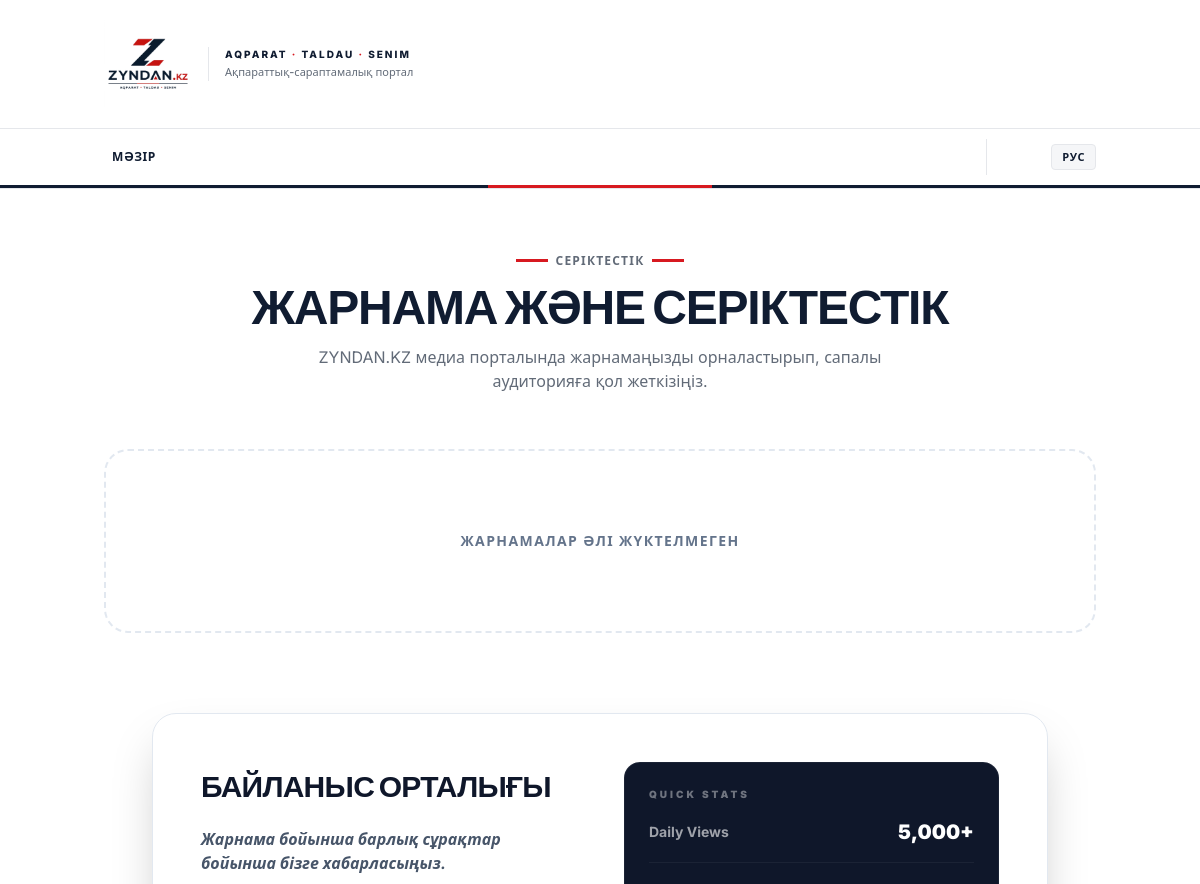
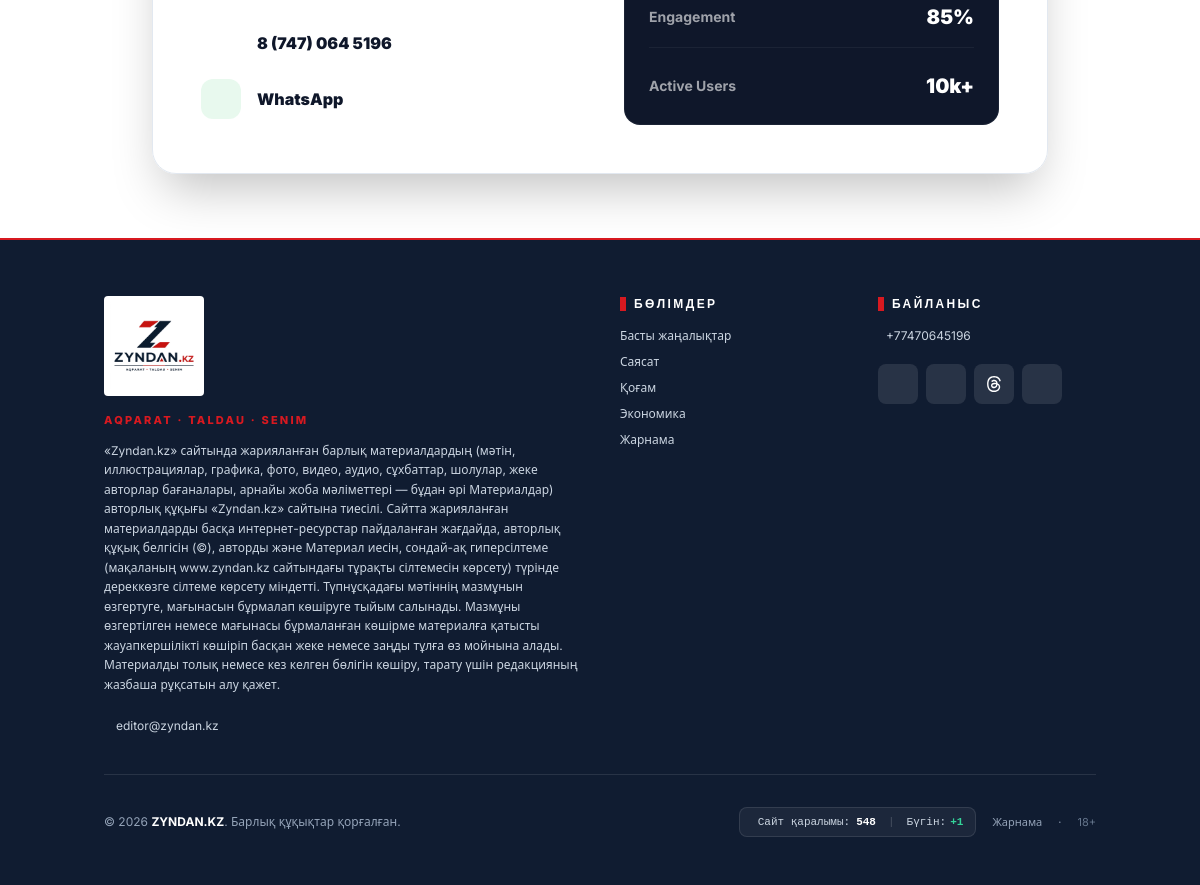
The page /ads on the database as committed earlier (2 pictures, top to bottom).
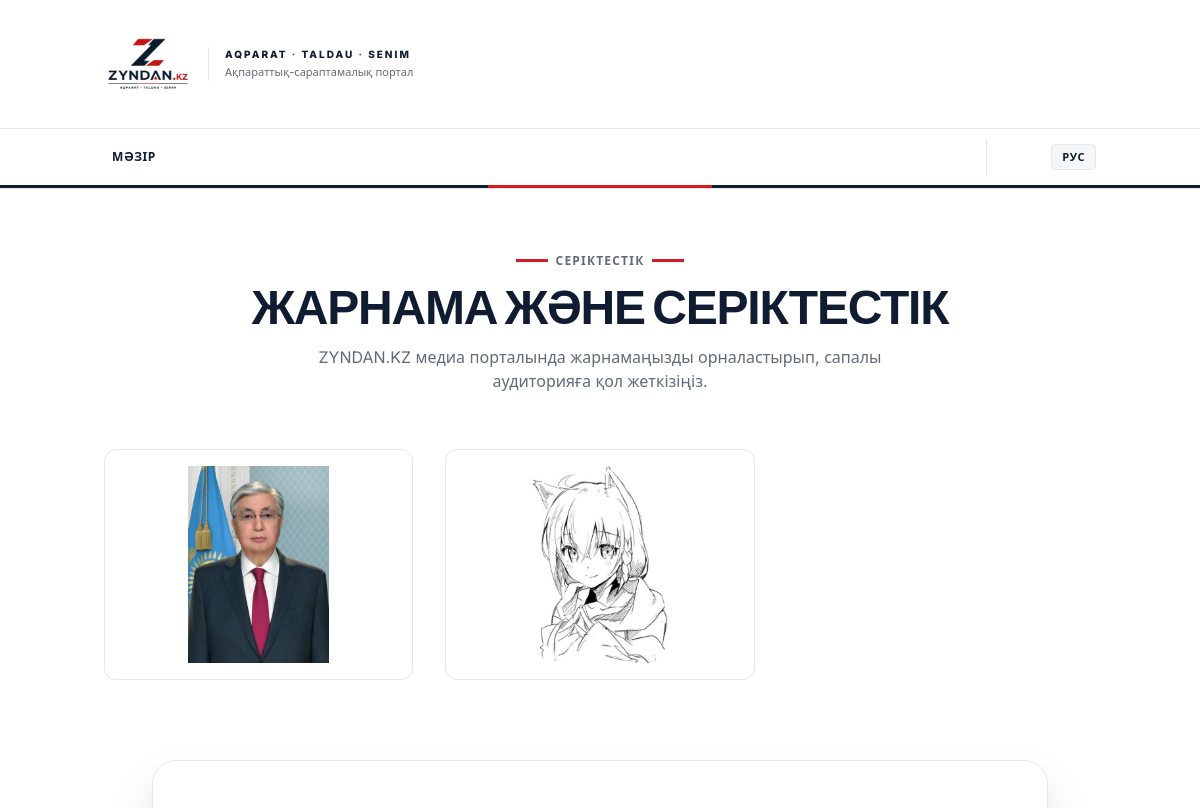
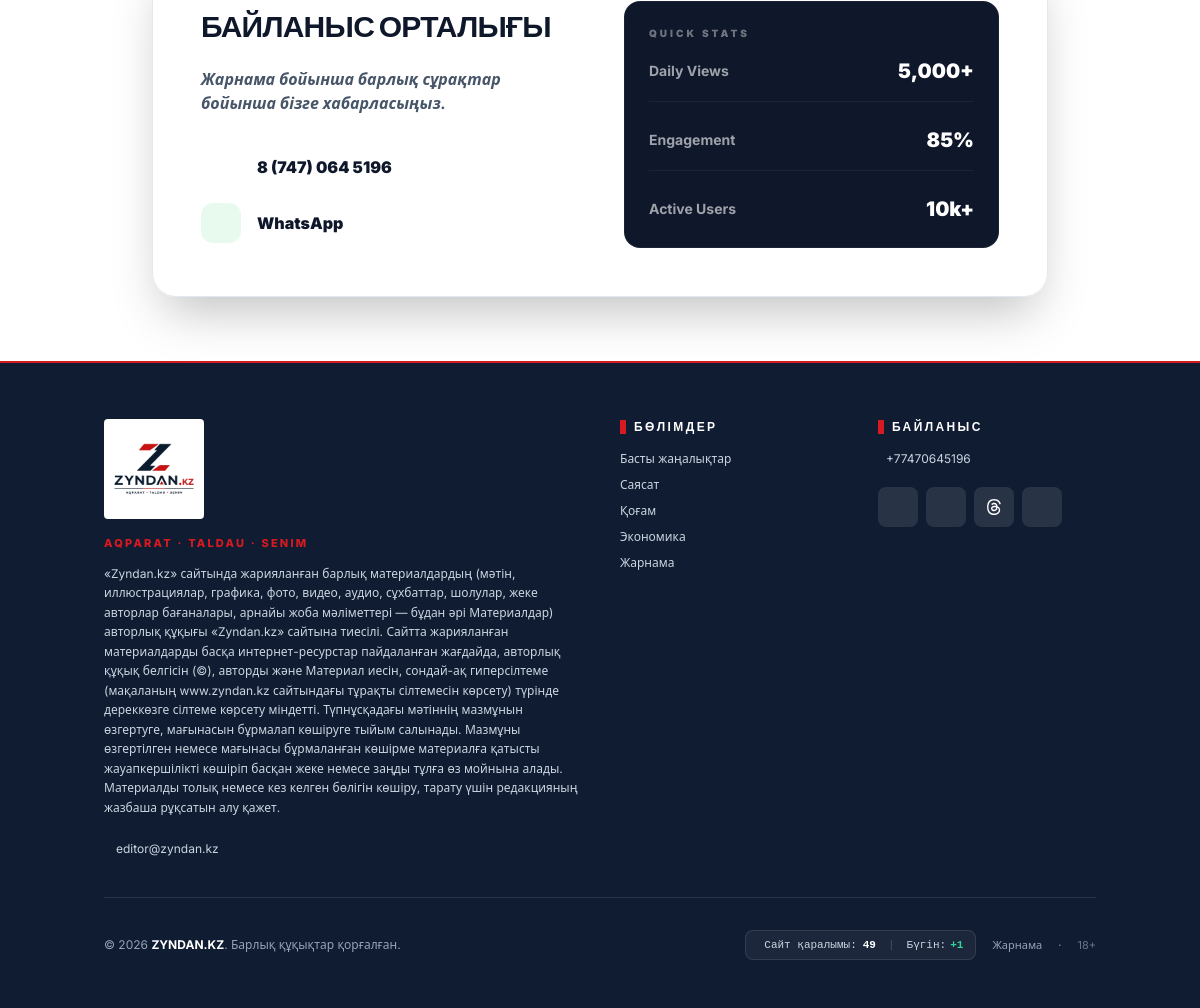
The same page on the database as committed later (2 pictures, top to bottom).
### tables this page shows
CREATE TABLE `ads` (
  `id` int NOT NULL AUTO_INCREMENT,
  `image` varchar(255) NOT NULL,
  `link` varchar(500) DEFAULT NULL,
  `title` varchar(255) DEFAULT NULL,
  `position` enum('sidebar','content_bottom') DEFAULT 'sidebar',
  `status` enum('active','inactive') DEFAULT 'active',
  `created_at` timestamp NULL DEFAULT CURRENT_TIMESTAMP,
  PRIMARY KEY (`id`)
);

### app/views/ad/index.php (the view, shortened to what the changed rows need)
<?php
require_once __DIR__ . '/../partials/_header.php';
require_once __DIR__ . '/../partials/_navigation.php';
?>
<main class="container mx-auto px-3 sm:px-4 py-6 sm:py-10 md:py-16">
    <div class="max-w-3xl mx-auto text-center mb-8 sm:mb-14">
        <div class="flex items-center justify-center gap-2 mb-3">
            <span class="w-8 h-[2.5px] bg-zyndan-red"></span>
            <span class="text-xs font-bold uppercase tracking-widest text-zyndan-muted"><?= $lang === 'kz' ? 'Серіктестік' : 'Сотрудничество' ?></span>
            <span class="w-8 h-[2.5px] bg-zyndan-red"></span>
        </div>
        <h1 class="text-2xl sm:text-3xl md:text-5xl font-black text-zyndan-navy dark:text-white uppercase tracking-tight mb-3 sm:mb-4">
            <?= $lang === 'kz' ? 'Жарнама және серіктестік' : 'Реклама на портале' ?>
        </h1>
        <p class="text-sm sm:text-base text-zyndan-muted font-normal leading-relaxed max-w-xl mx-auto">
            <?= $lang === 'kz'
                ? 'ZYNDAN.KZ медиа порталында жарнамаңызды орналастырып, сапалы аудиторияға қол жеткізіңіз.'
                : 'Разместите рекламу на портале ZYNDAN.KZ и охватите качественную целевую аудиторию.' ?>
        </p>
    </div>
    <div class="grid grid-cols-1 md:grid-cols-2 lg:grid-cols-3 gap-8 mb-20">
        <?php if (!empty($ads)): ?>
            <?php foreach ($ads as $ad): ?>
                <div class="group relative overflow-hidden rounded-xl border border-zyndan-border zyndan-card bg-white dark:bg-zyndan-navy p-4 aspect-[4/3] flex items-center justify-center">
                    <a href="<?= htmlspecialchars($ad['link'] ?? '#') ?>" target="_blank"
                        class="block w-full h-full relative overflow-hidden rounded-lg">
                        <img src="/uploads/large/<?= $ad['image'] ?>" alt="<?= htmlspecialchars($ad['title'] ?? 'Реклама') ?>"
                            class="w-full h-full object-contain transition-transform duration-500 group-hover:scale-105"
                            loading="lazy">
                    </a>
                </div>
            <?php endforeach; ?>
        <?php else: ?>
            <div
                class="col-span-full py-20 text-center border-2 border-dashed border-slate-200 dark:border-white/5 rounded-3xl">
                <p class="text-slate-500 dark:text-slate-500 font-bold uppercase tracking-widest text-sm">
                    <?= $lang === 'kz' ? 'Жарнамалар әлі жүктелмеген' : 'Рекламные баннеры еще не загружены' ?>
                </p>
            </div>
        <?php endif; ?>
    </div>
    <div
        class="max-w-4xl mx-auto glass rounded-2xl sm:rounded-3xl p-5 sm:p-8 md:p-12 border border-slate-200 dark:border-white/10 shadow-2xl relative overflow-hidden">
        <div class="absolute -top-24 -right-24 w-64 h-64 bg-brand/5 rounded-full filter blur-[100px]"></div>
        <div class="grid grid-cols-1 md:grid-cols-2 gap-8 sm:gap-12 items-center relative z-10">
            <div>
                <h2
                    class="text-2xl md:text-3xl font-black text-slate-900 dark:text-white mb-6 uppercase tracking-tight">
                    <?= $lang === 'kz' ? 'Байланыс орталығы' : 'Свяжитесь с нами' ?>
                </h2>
                <p class="text-slate-600 dark:text-slate-400 font-bold mb-8 italic">
                    <?= $lang === 'kz'
                        ? 'Жарнама бойынша барлық сұрақтар бойынша бізге хабарласыңыз.'
                        : 'По всем вопросам размещения рекламы обращайтесь к нашим менеджерам.' ?>
                </p>
                <div class="space-y-4">
                    <a href="tel:77470645196"
                        class="flex items-center gap-4 text-slate-900 dark:text-white font-black hover:text-brand transition-colors group">
                        <div
                            class="w-10 h-10 rounded-xl bg-brand/10 flex items-center justify-center group-hover:bg-brand group-hover:text-white transition-all">
                        </div>
                        8 (747) 064 5196
                    </a>
                    <a href="https://wa.me/77470645196" target="_blank"
                        class="flex items-center gap-4 text-slate-900 dark:text-white font-black hover:text-green-500 transition-colors group">
                        <div
                            class="w-10 h-10 rounded-xl bg-green-500/10 flex items-center justify-center group-hover:bg-green-500 group-hover:text-white transition-all text-green-500">
                        </div>
                        WhatsApp
                    </a>
                </div>
            </div>
            <div class="bg-slate-900 dark:bg-white/5 rounded-2xl p-6 text-white border border-white/5">
                <div class="text-[10px] font-black uppercase tracking-[0.3em] opacity-40 mb-4">Quick Stats</div>
                <div class="space-y-6">
                    <div class="flex justify-between items-center border-b border-white/5 pb-4">
                        <span class="text-sm font-bold opacity-60">Daily Views</span>
                        <span class="text-xl font-black text-brand">5,000+</span>
                    </div>
                    <div class="flex justify-between items-center border-b border-white/5 pb-4">
                        <span class="text-sm font-bold opacity-60">Engagement</span>
                        <span class="text-xl font-black text-brand">85%</span>
                    </div>
                    <div class="flex justify-between items-center">
                        <span class="text-sm font-bold opacity-60">Active Users</span>
                        <span class="text-xl font-black text-brand">10k+</span>
                    </div>
                </div>
            </div>
        </div>
    </div>
</main>
<?php require_once __DIR__ . '/../partials/_footer.php'; ?>

### app/views/partials/_footer.php (shortened to what the changed rows need)
<?php
$siteConfig = $siteConfig ?? require __DIR__ . '/../../../config/app.php';
if (!isset($siteViewsStats)) {
    require_once __DIR__ . '/../../models/PostModel.php';
    $_footerPostModel = new PostModel();
    $siteViewsStats = $_footerPostModel->recordSiteVisit(true);
}
?>
<footer class="bg-zyndan-navy text-white mt-auto relative border-t-2 border-zyndan-red">
    <div class="container mx-auto px-3 sm:px-4 pt-9 sm:pt-14 pb-8 sm:pb-12">
        <div class="grid grid-cols-1 md:grid-cols-4 gap-7 sm:gap-10 items-start pb-8 sm:pb-10 border-b border-white/10">
            <div class="md:col-span-2">
                <div class="flex items-center gap-4 mb-4">
                    <div class="zyndan-logo-wrapper bg-white rounded p-1.5">
                        <img src="/assets/zyndan-logo.jpg?v=2" alt="ZYNDAN.KZ">
                    </div>
                </div>
                <div class="text-[11px] font-extrabold uppercase tracking-[0.2em] text-zyndan-red mb-3">
                    Aqparat · Taldau · Senim
                </div>
                <p class="text-slate-300 text-xs max-w-xl leading-relaxed mb-6 font-normal">
                    «Zyndan.kz» сайтында жарияланған барлық материалдардың (мәтін, иллюстрациялар, графика, фото, видео, аудио, сұхбаттар, шолулар, жеке авторлар бағаналары, арнайы жоба мәліметтері — бұдан әрі Материалдар) авторлық құқығы «Zyndan.kz» сайтына тиесілі. Сайтта жарияланған материалдарды басқа интернет-ресурстар пайдаланған жағдайда, авторлық құқық белгісін (©), авторды және Материал иесін, сондай-ақ гиперсілтеме (мақаланың www.zyndan.kz сайтындағы тұрақты сілтемесін көрсету) түрінде дереккөзге сілтеме көрсету міндетті. Түпнұсқадағы мәтіннің мазмұнын өзгертуге, мағынасын бұрмалап көшіруге тыйым салынады. Мазмұны өзгертілген немесе мағынасы бұрмаланған көшірме материалға қатысты жауапкершілікті көшіріп басқан жеке немесе заңды тұлға өз мойнына алады. Материалды толық немесе кез келген бөлігін көшіру, тарату үшін редакцияның жазбаша рұқсатын алу қажет.
                </p>
                <div class="flex items-center gap-3 text-slate-300 text-xs">
                    <span><?= $siteConfig['contact_email'] ?? 'editor@zyndan.kz' ?></span>
                </div>
            </div>
            <div>
                <h4 class="text-xs font-bold uppercase tracking-[0.2em] text-white mb-4 flex items-center gap-2">
                    <span class="w-1.5 h-3.5 bg-zyndan-red"></span>
                    <?= $lang === 'ru' ? 'Разделы' : 'Бөлімдер' ?>
                </h4>
                <ul class="space-y-2.5 text-xs text-slate-300">
                    <li><a href="<?= $lang === 'ru' ? '/ru/' : '/' ?>" class="hover:text-zyndan-red transition-colors"><?= $lang === 'ru' ? 'Главные новости' : 'Басты жаңалықтар' ?></a></li>
                    <li><a href="/<?= ($lang === 'ru' ? 'ru/' : '') ?>sayasat" class="hover:text-zyndan-red transition-colors"><?= $lang === 'ru' ? 'Политика' : 'Саясат' ?></a></li>
                    <li><a href="/<?= ($lang === 'ru' ? 'ru/' : '') ?>qogam" class="hover:text-zyndan-red transition-colors"><?= $lang === 'ru' ? 'Общество' : 'Қоғам' ?></a></li>
                    <li><a href="/<?= ($lang === 'ru' ? 'ru/' : '') ?>ekonomika" class="hover:text-zyndan-red transition-colors"><?= $lang === 'ru' ? 'Экономика' : 'Экономика' ?></a></li>
                    <li><a href="/<?= ($lang === 'ru' ? 'ru/' : '') ?>ads" class="hover:text-zyndan-red transition-colors"><?= $lang === 'ru' ? 'Реклама на сайте' : 'Жарнама' ?></a></li>
                </ul>
            </div>
            <div>
                <h4 class="text-xs font-bold uppercase tracking-[0.2em] text-white mb-4 flex items-center gap-2">
                    <span class="w-1.5 h-3.5 bg-zyndan-red"></span>
                    <?= $lang === 'ru' ? 'Связь с редакцией' : 'Байланыс' ?>
                </h4>
                <div class="text-xs text-slate-300 space-y-2 mb-5">
                    <div class="flex items-center gap-2">
                        <span><?= $siteConfig['phone'] ?? '+77470645196' ?></span>
                    </div>
                </div>
                <div class="flex gap-2 text-xl">
                    <a href="<?= $siteConfig['social_instagram'] ?? 'https://www.instagram.com/zyndan.kz?utm_source=qr&dlrf=b3l2c3V0aHc3cnZ3' ?>" target="_blank" rel="noopener noreferrer" class="w-10 h-10 rounded-lg bg-white/10 hover:bg-zyndan-red transition-colors flex items-center justify-center text-white" title="Instagram">
                    </a>
                    <a href="<?= $siteConfig['social_facebook'] ?? 'https://www.facebook.com/people/Zyndan-KZ/pfbid02sXeGgRiiUymaiPHdx6LAw28LTstctiAbjSmXbrn9g95uC89JVM3Pptbf8eG6aYNRl/?rdid=dJfw75vxvx0rvdfP&share_url=https%3A%2F%2Fwww.facebook.com%2Fshare%2F19nmaGHaF2%2F%3Fref%3D1' ?>" target="_blank" rel="noopener noreferrer" class="w-10 h-10 rounded-lg bg-white/10 hover:bg-zyndan-red transition-colors flex items-center justify-center text-white" title="Facebook">
                    </a>
                    <a href="<?= $siteConfig['social_threads'] ?? 'https://www.threads.com/@zyndan.kz' ?>" target="_blank" rel="noopener noreferrer" class="w-10 h-10 rounded-lg bg-white/10 hover:bg-zyndan-red transition-colors flex items-center justify-center text-white" title="Threads">
                    </a>
                    <a href="<?= $siteConfig['social_whatsapp'] ?? 'https://wa.me/77470645196' ?>" target="_blank" rel="noopener noreferrer" class="w-10 h-10 rounded-lg bg-white/10 hover:bg-emerald-600 transition-colors flex items-center justify-center text-white" title="WhatsApp">
                    </a>
                </div>
            </div>
        </div>
        <div class="pt-8 flex flex-col md:flex-row justify-between items-center gap-4 text-xs text-slate-400">
            <div>
                © <?= date('Y') ?> <strong class="text-white">ZYNDAN.KZ</strong>. <?= $lang === 'ru' ? 'Все права защищены.' : 'Барлық құқықтар қорғалған.' ?>
            </div>
            <div class="flex flex-wrap items-center justify-center gap-4 text-[11px]">
                <div class="flex items-center gap-3 bg-white/5 border border-white/10 px-3 py-1.5 rounded-lg text-slate-300 font-mono" title="<?= $lang === 'ru' ? 'Статистика посещений сайта' : 'Сайт қаралымының статистикасы' ?>">
                    <span class="flex items-center gap-1.5">
                        <?= $lang === 'ru' ? 'Просмотры сайта:' : 'Сайт қаралымы:' ?>
                        <strong class="text-white"><?= number_format($siteViewsStats['total'] ?? 0) ?></strong>
                    </span>
                    <span class="text-white/20">|</span>
                    <span class="flex items-center gap-1">
                        <?= $lang === 'ru' ? 'Сегодня:' : 'Бүгін:' ?>
                        <strong class="text-emerald-400">+<?= number_format($siteViewsStats['today'] ?? 0) ?></strong>
                    </span>
                </div>
                <a href="/<?= ($lang === 'ru' ? 'ru/' : '') ?>ads" class="hover:text-white transition-colors"><?= $lang === 'ru' ? 'Реклама' : 'Жарнама' ?></a>
                <span>·</span>
                <span class="text-slate-500">18+</span>
            </div>
        </div>
    </div>
</footer>
</body>
</html>

Rows that differ between the two databases and show on the page:
added ads: image (picture)
added ads: image (picture)
Other text that changed with them:
$siteViewsStats['total']: "548" → "49"
text no longer shown: "ЖАРНАМАЛАР ӘЛІ ЖҮКТЕЛМЕГЕН"
